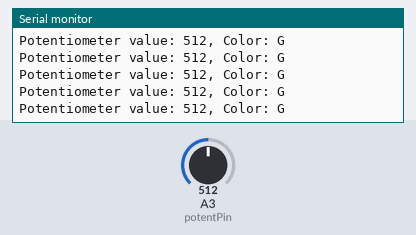
Bench run of a sketch on a simulated Arduino Uno, built with avr-gcc and run on an emulated ATmega328P. On the bench: the last lines printed to the serial monitor. The test bench sets the inputs (shaded band); at power-on: A3 (potentPin) = 512.

Above: at 1.2 s.
1.3 s: A3 (potentPin) set to 716
At 2.1 s:
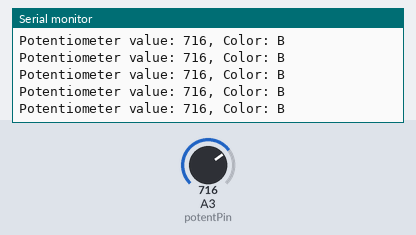
3.2 s: A3 (potentPin) set to 900
At 3.8 s:
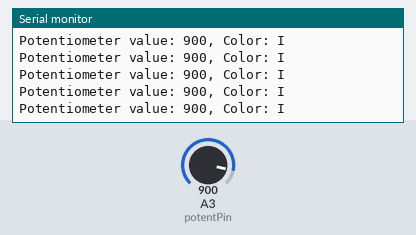
5.2 s: A3 (potentPin) set to 1023
At 5.7 s:
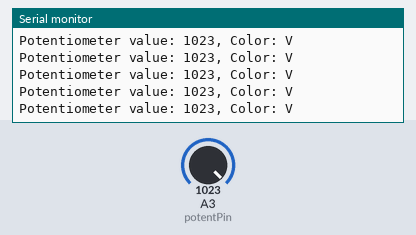
7.2 s: A3 (potentPin) set to 511
At 8.2 s:
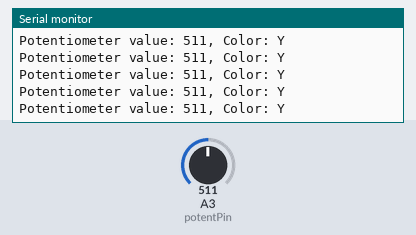
9.1 s: A3 (potentPin) set to 306
At 10.1 s:
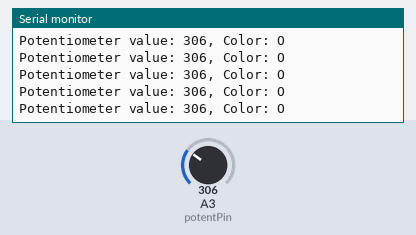
11.1 s: A3 (potentPin) set to 122
At 12.0 s:
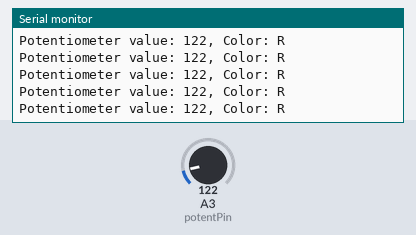

Measured:
- after the input at 1.3 s, the serial monitor: prints a new line after 0.09 s (image 1)
- after the input at 3.2 s, the serial monitor: prints a new line after 0.10 s (image 2)
- after the input at 5.2 s, the serial monitor: prints a new line after 0.08 s (image 3)
- after the input at 7.2 s, the serial monitor: prints a new line after 0.08 s (image 4)
- after the input at 9.1 s, the serial monitor: prints a new line after 0.09 s (image 5)
- after the input at 11.1 s, the serial monitor: prints a new line after 0.07 s (image 6)

The sketch:

1.ino
```cpp
int potentPin = A3, potentRead, colorindex;

// an array of characters is styled as a string
char rainbow[] = "ROYGBIV";

void setup() {
  pinMode(potentPin, INPUT);
  Serial.begin(9600);
}

void loop() {
  //set potentRead to values inputted from potentiometer
  potentRead = analogRead(potentPin);

  //convert potentiometer reading range 0-1023 to available indexes from rainbow.
  colorindex = map(potentRead, 0, 1023, 0, 6);

  //prints the raw values and the color with index mapped to potentiometer
  Serial.print("Potentiometer value: ");
  Serial.print(potentRead);
  Serial.print(", Color: ");
  Serial.println(rainbow[colorindex]);
}
```
